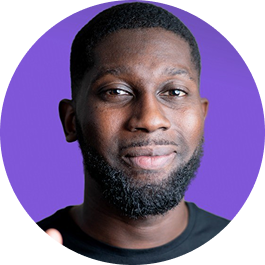
#> input picture skills/x-card/assets/profile.png, 265 x 265 px
$ python generate_card.py ../assets/profile.png
#> lines starting #> are read from the running program, lines starting #| are printed output that depends on the picture; after the words box and inside, x2 and y2 are one past the last pixel; in counts of white or black regions, pixels touching at a corner belong together
from PIL import Image, ImageDraw, ImageFont
import os
import json
import sys

SCRIPT_DIR = os.path.dirname(os.path.abspath(__file__))
SKILL_DIR = os.path.dirname(SCRIPT_DIR)

# --- Load config from --config-file or use defaults ---
config = {}
if "--config-file" in sys.argv:
    idx = sys.argv.index("--config-file")
    with open(sys.argv[idx + 1]) as f:
        config = json.load(f)


def resolve_asset(cfg_path, default_path):
    """Resolve an asset path: expand ~, resolve relative paths against the skill
    directory, fall back to the bundled default if nothing else exists."""
    if cfg_path:
        p = os.path.expanduser(cfg_path)
        if not os.path.isabs(p):
            p = os.path.join(SKILL_DIR, cfg_path)
        if os.path.exists(p):
            return p
    return default_path


# Bundled defaults keep the skill self-contained.
DEFAULT_PHOTO = os.path.join(SKILL_DIR, "assets", "profile.png")
DEFAULT_FONTS = os.path.join(SKILL_DIR, "assets", "fonts")

PROFILE_PHOTO = resolve_asset(config.get("profilePhoto"), DEFAULT_PHOTO)
FONTS         = resolve_asset(config.get("fontsDir"), DEFAULT_FONTS)
NAME          = config.get("name", "Your Name")
HANDLE        = config.get("handle", "@yourhandle")
LINES         = config.get("lines", ["Quote goes here."])
OUTPUT_DIR    = os.path.expanduser(config.get("outputDir", "~/amigoscode-skills/x-card"))
CAPTION       = config.get("caption", "")
HASHTAGS      = config.get("hashtags", "")
RETWEETS      = config.get("retweets", "306")
LIKES         = config.get("likes", "3.1K")

os.makedirs(OUTPUT_DIR, exist_ok=True)
OUTPUT = os.path.join(OUTPUT_DIR, "x-card.png")
# ----------------------------

SCALE = 2
W, H  = 1080 * SCALE, 1350 * SCALE   # 4:5 portrait ratio
PAD_X = 60 * SCALE                     # horizontal padding
PAD_TOP = 50 * SCALE                   # top padding

BLACK = (0, 0, 0)
WHITE = (255, 255, 255)
GREY  = (136, 136, 136)

img  = Image.new("RGB", (W, H), BLACK)
#> img: PIL image 2160x2700 RGB; every value is 0
draw = ImageDraw.Draw(img)

def font(name, size):
    return ImageFont.truetype(os.path.join(FONTS, name), size * SCALE)

f_name   = font("Outfit-Bold.ttf", 36)
f_handle = font("WorkSans-Regular.ttf", 30)
f_stats_num = font("Outfit-Bold.ttf", 28)
f_stats_label = font("WorkSans-Regular.ttf", 28)

# --- Profile photo (circular) ---
photo = Image.open(PROFILE_PHOTO).convert("RGB")
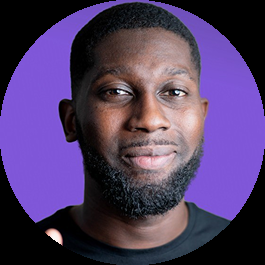
#> photo: PIL image 265x265 RGB; mean R, G, B 80.6, 61.3, 102.9
pw, ph = photo.size
#> pw = 265; ph = 265
side   = min(pw, ph)
#> side = 265
photo  = photo.crop(((pw - side) // 2, 0, (pw - side) // 2 + side, side))
PHOTO_SIZE = 96 * SCALE
photo  = photo.resize((PHOTO_SIZE, PHOTO_SIZE), Image.LANCZOS)
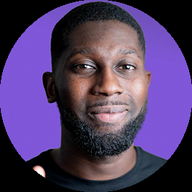
#> photo: PIL image 192x192 RGB; mean R, G, B 80.7, 61.3, 103.1
mask   = Image.new("L", (PHOTO_SIZE, PHOTO_SIZE), 0)
#> mask: PIL image 192x192 L; every value is 0
ImageDraw.Draw(mask).ellipse([0, 0, PHOTO_SIZE, PHOTO_SIZE], fill=255)
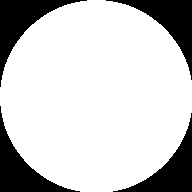
#> mask: PIL image 192x192 L; 79.2% white; 4 black regions, box (x1, y1, x2, y2) and area: (0, 0, 87, 87) 2004, (106, 0, 192, 80) 1917, (0, 106, 80, 192) 1917, (113, 113, 192, 192) 1831

photo_x = PAD_X
photo_y = PAD_TOP
img.paste(photo, (photo_x, photo_y), mask)
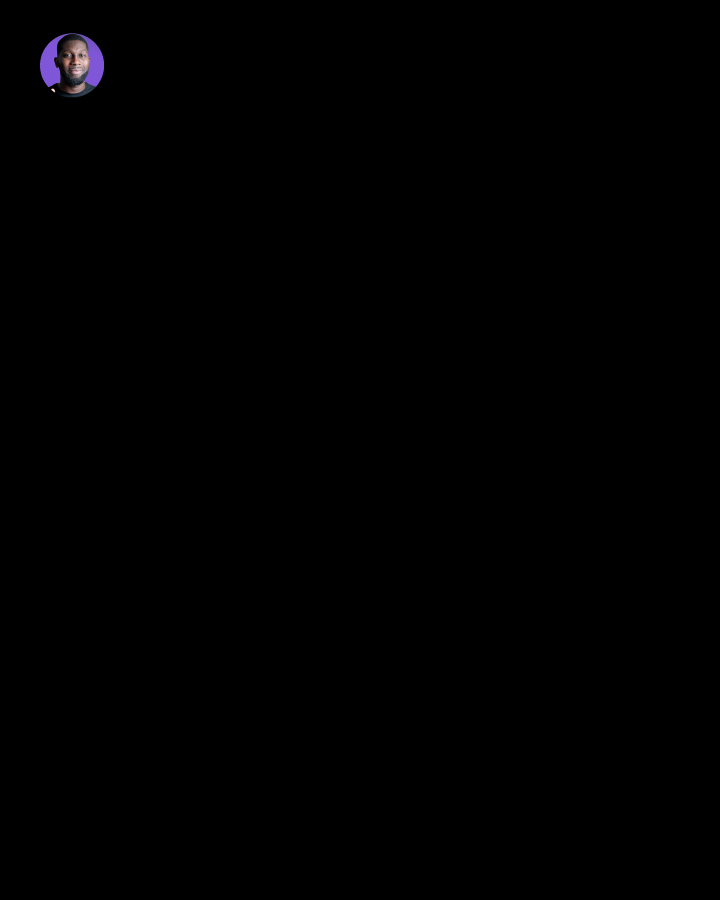
#> img: PIL image 2160x2700 RGB (shown at 1/3 size); mean R, G, B 0.5, 0.4, 0.6

# --- Name + handle (to the right of photo) ---
text_x = photo_x + PHOTO_SIZE + 24 * SCALE
name_y = photo_y + 10 * SCALE
draw.text((text_x, name_y), NAME, font=f_name, fill=WHITE)

# --- Blue verified tick (loaded from asset image) ---
name_bbox = draw.textbbox((0, 0), NAME, font=f_name)
#> name_bbox = (-1, 15, 389, 68)
name_w = name_bbox[2] - name_bbox[0]
#> name_w = 390
name_h = name_bbox[3] - name_bbox[1]
#> name_h = 53

TICK_SIZE = 40 * SCALE
tick_x = text_x + name_w + 12 * SCALE
#> tick_x = 774
tick_y = name_y + (name_h - TICK_SIZE) // 2 + 4 * SCALE
#> tick_y = 114

BADGE_PATH = os.path.join(SCRIPT_DIR, "..", "assets", "verified-badge.png")
#> (the run stopped early here; a loop or call above may not have finished)
